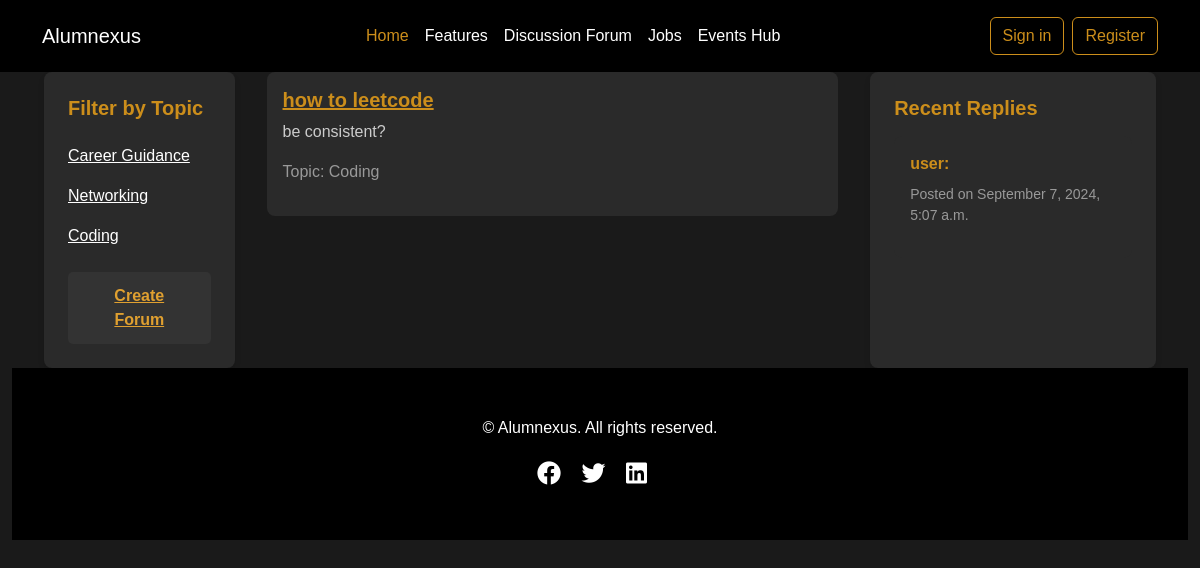
Before: /forums/ with the older database file.
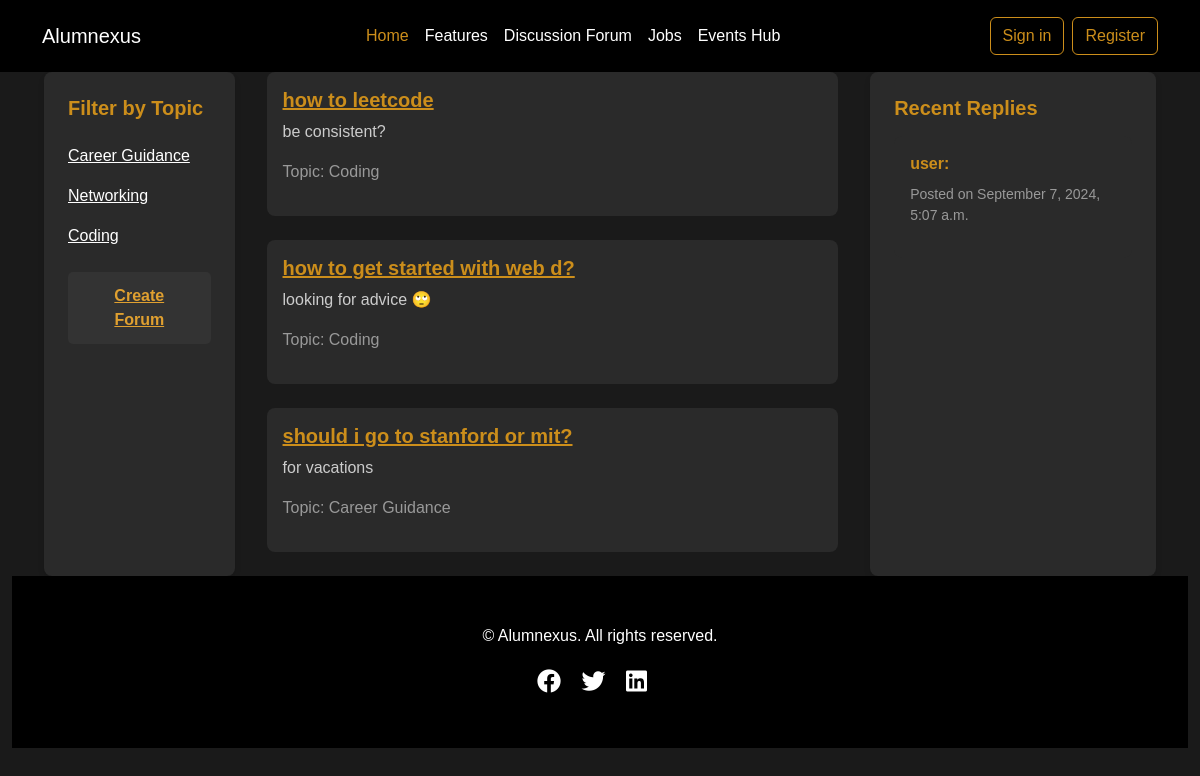
After: the same page with the newer database file.
### forums/models.py (models this page shows, shortened)
class Topic(models.Model):
    name = models.CharField(max_length=255)

class Forum(models.Model):
    title = models.CharField(max_length=255)
    description = models.TextField()
    topic = models.ForeignKey(Topic, on_delete=models.CASCADE)
    created_by = models.ForeignKey(User, on_delete=models.CASCADE)
    created_at = models.DateTimeField(auto_now_add=True)

class Discussion(models.Model):
    forum = models.ForeignKey(Forum, on_delete=models.CASCADE)
    body = models.TextField()
    created_by = models.ForeignKey(User, on_delete=models.CASCADE)
    created_at = models.DateTimeField(auto_now_add=True)
    parent = models.ForeignKey(
        "self", null=True, blank=True, related_name="replies", on_delete=models.CASCADE
    )

### forums/views.py (the view)
# urls.py: path("", views.forum_list, name="forum_list"),
def forum_list(request):
    forums = Forum.objects.all()
    topics = Topic.objects.all()  # For filters
    selected_topic = request.GET.get("topic")
    if selected_topic:
        forums = forums.filter(topic__id=selected_topic)
    recent_replies = Discussion.objects.order_by("-created_at")[
        :5
    ]  # Limit to the 5 most recent comments
    context = {
        "forums": forums,
        "topics": topics,
        "recent_replies": recent_replies,  # Pass recent comments to the context
    }
    return render(request, "forums/forum_list.html", context)

### forums/templates/forums/forum_list.html (shortened to what this page needs)
{% extends 'base.html' %}
{% load widget_tweaks %}
{% block content %}
<div class="container-fluid mt-5">
    <div class="forum-grid">
        <aside class="sidebar">
            <h5>Filter by Topic</h5>
            <ul class="list-group">
                {% for topic in topics %}
                    <li class="list-group-item">
                        <a href="{% url 'forum_list' %}?topic={{ topic.id }}">
                            {{ topic.name }}
                        </a>
                    </li>
                {% endfor %}
            </ul>
            <a href="{% url 'create_forum' %}" class="create-forum-btn">Create Forum</a>
        </aside>
        <main>
            {% for forum in forums %}
                <div class="card forum-card mb-4">
                    <div class="card-body">
                        <h5 class="card-title">
                            <a href="{% url 'forum_detail' forum.id %}">{{ forum.title }}</a>
                        </h5>
                        <p class="card-text">{{ forum.description|truncatewords:20 }}</p>
                        <p class="text-muted">Topic: {{ forum.topic.name }}</p>
                    </div>
                </div>
            {% empty %}
                <p>No forums available under this filter.</p>
            {% endfor %}
        </main>
        <aside class="sidebar">
            <h5>Recent Replies</h5>
            {% for reply in recent_replies %}
                <div class="recent-reply">
                    <a href="{% url 'forum_detail' reply.forum.id %}#reply-{{ reply.id }}">
                        <strong>{{ reply.created_by.username }}:</strong>
                    </a>
                    <p class="text-muted small mt-2">Posted on {{ reply.created_at|date:"F j, Y, g:i a" }}</p>
                </div>
            {% empty %}
                <p>No recent replies available.</p>
            {% endfor %}
        </aside>
    </div>
{% endblock %}

### templates/base.html (shortened to what this page needs)
<!DOCTYPE html>
<html lang="en">
{% load static %}
<head>
    <link href="https://cdn.jsdelivr.net/npm/bootstrap@5.2.3/dist/css/bootstrap.min.css" rel="stylesheet">
    <link rel="stylesheet" href="https://cdnjs.cloudflare.com/ajax/libs/font-awesome/6.4.0/css/all.min.css">
</head>
<body>
    <nav class="navbar navbar-expand-lg navbar-dark fixed-top">
        <div class="container">
            <a class="navbar-brand" href="{% url 'home' %}">Alumnexus</a>
            <div class="collapse navbar-collapse justify-content-center" id="navbarNav">
                <ul class="navbar-nav">
                    <li class="nav-item">
                        <a class="nav-link active" href="{% url 'home' %}">Home</a>
                    </li>
                    <li class="nav-item">
                        <a class="nav-link" href="#features">Features</a>
                    </li>
                    <li class="nav-item">
                        <a class="nav-link" href="{% url 'forum_list' %}">Discussion Forum</a>
                    </li>
                    <li class="nav-item">
                        <a class="nav-link" href="{%url 'job_list'%}">Jobs</a>
                    </li>
                    <li class="nav-item">
                        <a class="nav-link" href="{% url 'event_list' %}">Events Hub</a>
                    </li>
                </ul>
            </div>
            <div class="d-flex">
                {% if user.is_authenticated %}
                    <form action="{% url 'logout' %}" method="post" class="d-inline">
                        {% csrf_token %}
                        <button type="submit" class="btn btn-outline-primary me-2">Logout</button>
                    </form>
                {% else %}
                    <a class="btn btn-outline-primary me-2" href="{% url 'login' %}">Sign in</a>
                    <a class="btn btn-outline-primary" href="{% url 'register' %}">Register</a>
                {% endif %}
            </div>
        </div>
    </nav>
    {% block content %}
    {% endblock %}
    <footer class="">
        <div class="container text-center">
            <p>&copy; {{ current_year }} Alumnexus. All rights reserved.</p>
            <div class="social-icons">
                <a href="#"><i class="fab fa-facebook"></i></a>
                <a href="#"><i class="fab fa-twitter"></i></a>
                <a href="#"><i class="fab fa-linkedin"></i></a>
            </div>
        </div>
    </footer>
</body>
</html>

### templates/base.html (style rules this page uses)
:root { --primary-color: black; --secondary-color: #cc8e1b; --text-color: #ffffff; --bg-color: rgb(20, 20, 20); }
body { font-family: 'Arial', sans-serif; background-color: var(--bg-color); color: white; display: flex; flex-direction: column; min-height: 100vh; }
.navbar { background-color: var(--primary-color); padding: 1rem 0; }
.navbar-brand, .nav-link { color: var(--text-color) !important; }
.navbar-nav .nav-link.active, .navbar-nav .nav-link:hover { color: var(--secondary-color) !important; }
.btn-outline-primary { color: var(--secondary-color); border-color: var(--secondary-color); }
footer { background-color: var(--primary-color); color: var(--text-color); padding: 3rem 0; margin-top: auto; }
.social-icons a { color: var(--text-color); font-size: 1.5rem; margin-right: 1rem; }

### forums/templates/forums/forum_list.html (style rules this page uses)
:root { --bg-color: #1a1a1a; --text-color: #ffffff; --accent-color: #cc8e1b; --card-bg: #2a2a2a; --hover-color: #e0a030; --button-bg: #333333; --button-text: #e0a030; }
body { background-color: var(--bg-color); color: var(--text-color); font-family: 'Arial', sans-serif; }
.forum-grid { display: grid; grid-template-columns: 1fr 3fr 1.5fr; gap: 2rem; margin: 0 2rem; }
.sidebar { background-color: var(--card-bg); border-radius: 8px; padding: 1.5rem; box-shadow: 0 4px 6px rgba(0, 0, 0, 0.1); position: -webkit-sticky; position: sticky; top: 1rem; }
.sidebar h5 { color: var(--accent-color); font-weight: bold; margin-bottom: 1rem; }
.list-group-item { background-color: transparent; border: none; padding: 0.5rem 0; }
.list-group-item a { color: var(--text-color); transition: color 0.3s ease; }
.forum-card { background-color: var(--card-bg); border: none; border-radius: 8px; transition: transform 0.3s ease, box-shadow 0.3s ease; }
.forum-card .card-title a { color: var(--accent-color); font-weight: bold; transition: color 0.3s ease; }
.forum-card .card-text { color: #cccccc; }
.text-muted { color: #999999 !important; }
.recent-reply { background-color: var(--card-bg); border-radius: 8px; padding: 1rem; margin-bottom: 1rem; transition: background-color 0.3s ease; position: -webkit-sticky; position: sticky; top: 1rem; }
.recent-reply a { color: var(--text-color); text-decoration: none; }
.recent-reply strong { color: var(--accent-color); }
.create-forum-btn { background-color: var(--button-bg); color: var(--button-text); border: none; border-radius: 5px; padding: 0.75rem 1.5rem; font-size: 1rem; font-weight: bold; transition: background-color 0.3s ease, color 0.3s ease; display: block; width: 100%; text-align: center; margin-top: 1rem; }

Changed rows visible on the page:
added Forum: title "how to get started with web d?", description "looking for advice 🙄", topic.name "Coding"
added Forum: title "should i go to stanford or mit?", description "for vacations", topic.name "Career Guidance"
